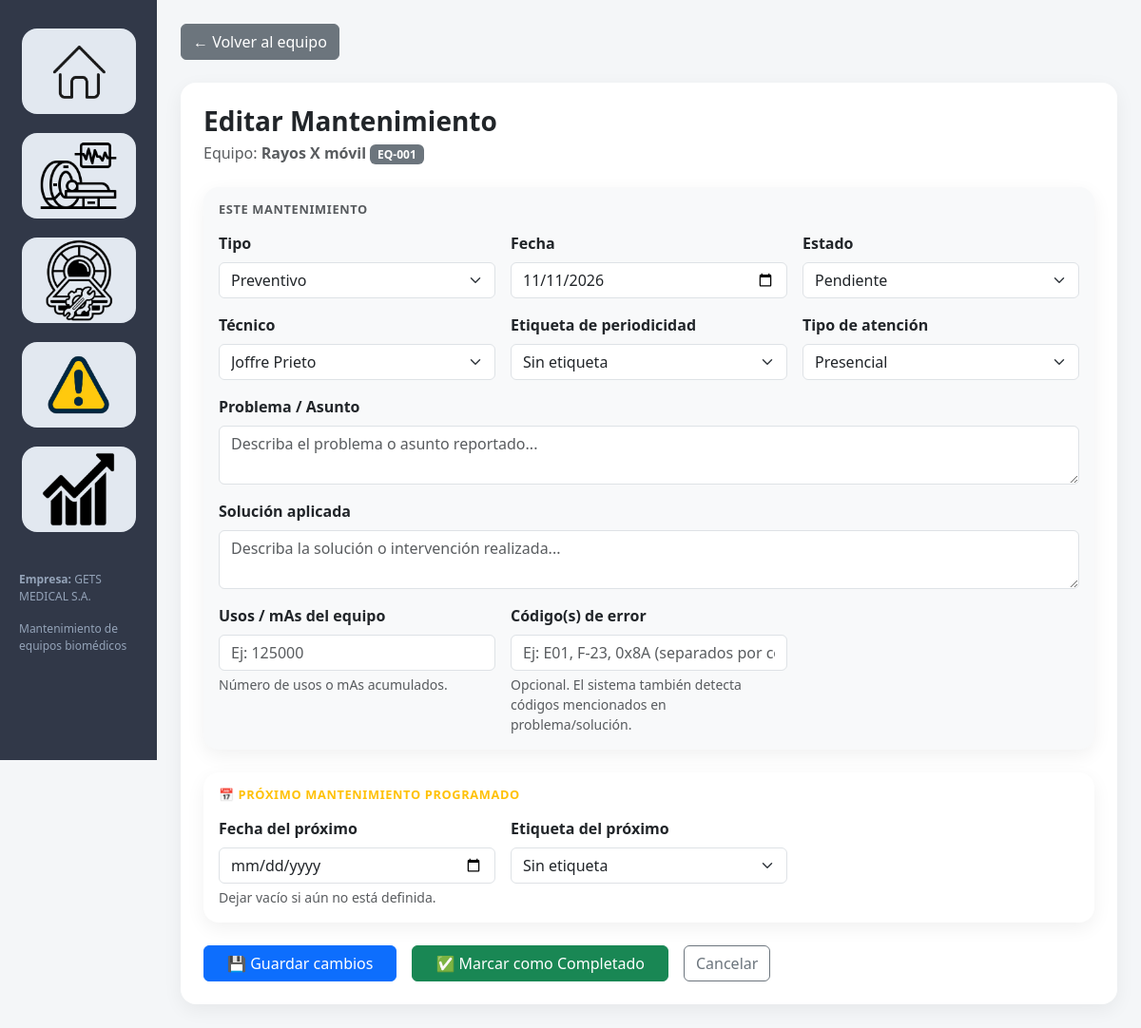
The app's page /mantenimiento/10/editar/, older data.
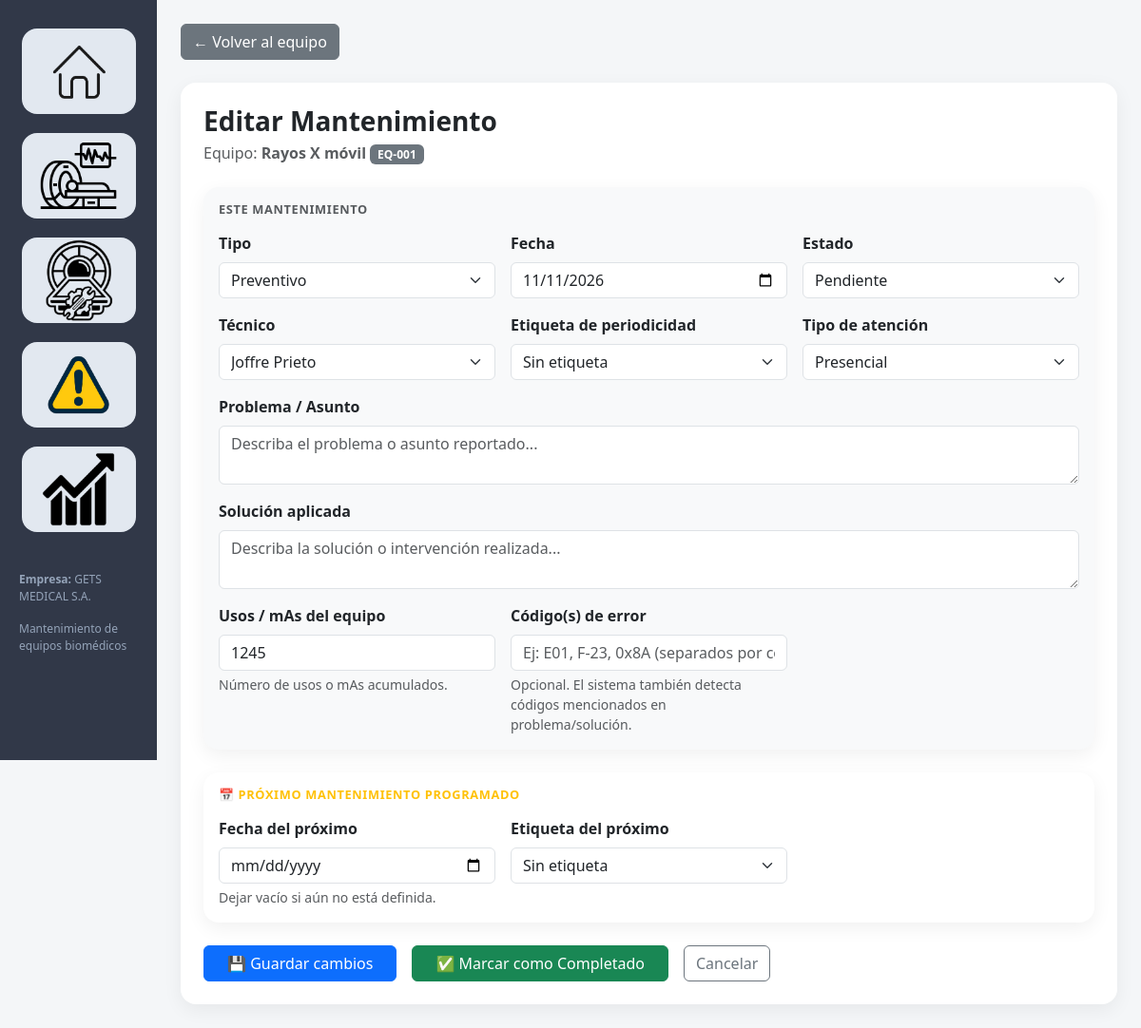
The same page, newer data.
### core/models.py (models this page shows, shortened)
class Mantenimiento(models.Model):
    TIPO_CHOICES = [
        ('preventivo',  'Preventivo'),
        ('correctivo',  'Correctivo'),
        ('predictivo',  'Predictivo'),
        ('otro',        'Otro'),
    ]
    ATENCION_CHOICES = [
        ('presencial', 'Presencial'),
        ('virtual',    'Virtual'),
    ]
    ETIQUETA_CHOICES = [
        ('bimestral',     'Bimestral'),
        ('trimestral',    'Trimestral'),
        ('cuatrimestral', 'Cuatrimestral'),
        ('semestral',     'Semestral'),
        ('anual',         'Anual'),
        ('otro',          'Otro'),
    ]
    programado  = models.BooleanField(
        default=False,
        help_text=(
            'True = mantenimiento programado (periódico, generado por el sistema). '
            'False = no programado (imprevisto o correctivo puntual).'
        )
    )
    serie_programada = models.ForeignKey(
        'self',
        null=True, blank=True,
        on_delete=models.SET_NULL,
        related_name='serie_hijos',
        help_text='Primer mantenimiento de la serie (null si es el primero)'
    )
    equipo      = models.ForeignKey(Equipo, on_delete=models.CASCADE)
    tipo        = models.CharField(max_length=50, choices=TIPO_CHOICES, default='preventivo')
    tipo_otro   = models.CharField(
        max_length=100,
        blank=True,
        null=True,
        help_text='Descripción si tipo es "otro"'
    )
    fecha       = models.DateField()
    tipo_atencion = models.CharField(
        max_length=20,
        choices=ATENCION_CHOICES,
        default='presencial',
        help_text='Modalidad de atención'
    )
    problema    = models.TextField(
        blank=True,
        null=True,
        help_text='Problema o asunto reportado'
    )
    solucion    = models.TextField(
        blank=True,
        null=True,
        help_text='Solución aplicada'
    )
    descripcion = models.TextField(blank=True, null=True)  # Mantenido por compatibilidad
    tecnico     = models.ForeignKey(Tecnico, on_delete=models.SET_NULL, null=True)
    estado      = models.CharField(max_length=50)
    costo       = models.FloatField()
    etiqueta           = models.CharField(
        max_length=20,
        choices=ETIQUETA_CHOICES,
        blank=True,
        null=True,
        help_text='Periodicidad de este mantenimiento'
    )
    etiqueta_otro      = models.CharField(
        max_length=100,
        blank=True,
        null=True,
        help_text='Descripción si etiqueta es "otro"'
    )
    fecha_proximo      = models.DateField(
        blank=True,
        null=True,
        help_text='Fecha programada para el próximo mantenimiento'
    )
    etiqueta_proximo   = models.CharField(
        max_length=20,
        choices=ETIQUETA_CHOICES,
        blank=True,
        null=True,
        help_text='Periodicidad del próximo mantenimiento'
    )
    etiqueta_proximo_otro = models.CharField(
        max_length=100,
        blank=True,
        null=True,
        help_text='Descripción si etiqueta_proximo es "otro"'
    )
    ciudad = models.CharField(
        max_length=100,
        blank=True,
        null=True,
        help_text='Ciudad o lugar donde se realiza el mantenimiento'
    )
    codigo_error = models.CharField(
        max_length=200,
        blank=True,
        null=True,
        help_text=(
            'Código(s) de error reportados por el equipo. '
            'Puede ingresar varios separados por coma. '
            'También se detectan códigos mencionados en problema/solución.'
        )
    )
    class Meta:
        unique_together = (
            'equipo', 'tipo', 'fecha',
            'tecnico', 'estado', 'costo'
        )

class Equipo(models.Model):
    TIPO_CHOICES = [
        ('rayos_x',          'Rayos X'),
        ('tomografo',        'Tomógrafo (CT)'),
        ('resonancia',       'Resonancia Magnética (RM)'),
        ('ultrasonido',      'Ultrasonido / Ecógrafo'),
        ('mamografo',        'Mamógrafo'),
        ('fluoroscopio',     'Fluoroscopio'),
        ('densitometro',     'Densitómetro óseo'),
        ('arco_c',           'Arco en C'),
        ('angiografo',       'Angiógrafo'),
        ('pet_scan',         'PET / PET-CT'),
        ('monitor',          'Monitor de signos vitales'),
        ('ventilador',       'Ventilador mecánico'),
        ('desfibrilador',    'Desfibrilador / DEA'),
        ('electrocardiografo','Electrocardiógraf (ECG)'),
        ('oximetro',         'Oxímetro de pulso'),
        ('bomba_infusion',   'Bomba de infusión'),
        ('incubadora',       'Incubadora neonatal'),
        ('electrobisturi',   'Electrobisturí'),
        ('laser_medico',     'Láser médico'),
        ('arco_quirurgico',  'Arco quirúrgico'),
        ('analizador',       'Analizador / Autoanalizador'),
        ('centrifuga',       'Centrífuga'),
        ('microscopio',      'Microscopio'),
        ('espectrofotometro','Espectrofotómetro'),
        ('autoclave',        'Autoclave / Esterilizador'),
        ('ultrasonido_rehab','Ultrasonido terapéutico'),
        ('electroterapia',   'Electroterapia / TENS'),
        ('laser_rehab',      'Láser terapéutico'),
        ('rayos_x_dental',   'Rayos X dental'),
        ('unidad_dental',    'Unidad odontológica'),
        ('otro',             'Otro'),
    ]
    codigo            = models.CharField(max_length=50, unique=True)
    nombre            = models.CharField(max_length=100)
    tipo              = models.CharField(
                            max_length=50,
                            choices=TIPO_CHOICES,
                            default='otro',
                            help_text='Categoría del equipo biomédico'
                        )
    tipo_otro         = models.CharField(
                            max_length=100,
                            blank=True,
                            null=True,
                            help_text='Especificar si el tipo es "Otro"'
                        )
    marca             = models.CharField(max_length=50)
    modelo            = models.CharField(max_length=50)
    serie             = models.CharField(max_length=50)
    ubicacion         = models.CharField(max_length=100)
    estado            = models.CharField(max_length=50)
    fecha_adquisicion = models.DateField(null=True, blank=True)
    criticidad        = models.CharField(max_length=20)
    usos_mas          = models.PositiveIntegerField(
        null=True,
        blank=True,
        help_text='Número de usos o mAs acumulados del equipo'
    )
    cliente           = models.ForeignKey(
        Cliente,
        on_delete=models.SET_NULL,
        null=True,
        blank=True,
        related_name='equipos',
        help_text='Cliente o institución propietaria del equipo'
    )
    tubo_modelo       = models.CharField(
        max_length=100,
        blank=True,
        null=True,
        help_text='Modelo del tubo de rayos X (dejar vacío si no aplica)'
    )
    tubo_serie        = models.CharField(
        max_length=100,
        blank=True,
        null=True,
        help_text='Número de serie del tubo de rayos X (dejar vacío si no aplica)'
    )
    class Meta:
        verbose_name        = 'Equipo'
        verbose_name_plural = 'Equipos'
        ordering            = ['codigo']

class Tecnico(models.Model):
    nombre = models.CharField(max_length=100)

### core/views.py (the view, shortened to what this page needs)
# urls.py: path('mantenimiento/<int:id>/editar/',          views.editar_mantenimiento,  name='editar_mantenimiento'),
def editar_mantenimiento(request, id):
    mantenimiento = get_object_or_404(Mantenimiento, id=id)
    return render(request, 'editar_mantenimiento.html', {
        'm':       mantenimiento,
        'tecnicos': Tecnico.objects.all(),
        'etiqueta_choices': Mantenimiento.ETIQUETA_CHOICES,
        'tipo_choices': Mantenimiento.TIPO_CHOICES,
        'atencion_choices': Mantenimiento.ATENCION_CHOICES,
    })

### core/templates/editar_mantenimiento.html (shortened to what the changed rows need)
{% extends 'base.html' %}
{% block content %}
<div class="card p-4">
    <p class="text-muted mb-4">
        Equipo: <strong>{{ m.equipo.nombre }}</strong>
        <span class="badge bg-secondary">{{ m.equipo.codigo }}</span>
    </p>
    <form method="post">
        <div class="card bg-light border-0 p-3 mb-4">
            <div class="row g-3">
                <div class="col-md-4">
                    <label class="form-label fw-bold">Tipo</label>
                    <select name="tipo" class="form-select" required
                            onchange="toggleTipoOtro(this.value)">
                        {% for val, label in tipo_choices %}
                        <option value="{{ val }}"
                            {% if m.tipo == val %}selected{% endif %}>
                            {{ label }}
                        </option>
                        {% endfor %}
                    </select>
                </div>
                <div class="col-md-4">
                    <label class="form-label fw-bold">Fecha</label>
                    <input type="date" name="fecha" class="form-control"
                           value="{{ m.fecha|date:'Y-m-d' }}" required>
                </div>
                <div class="col-md-4">
                    <label class="form-label fw-bold">Estado</label>
                    <select name="estado" class="form-select" required>
                        <option value="pendiente"  {% if m.estado == 'pendiente'  %}selected{% endif %}>Pendiente</option>
                    </select>
                </div>
                <div class="col-md-4">
                    <label class="form-label fw-bold">Técnico</label>
                    <select name="tecnico" class="form-select">
                        {% for t in tecnicos %}
                        <option value="{{ t.id }}"
                            {% if m.tecnico and m.tecnico.id == t.id %}selected{% endif %}>
                            {{ t.nombre }}
                        </option>
                        {% endfor %}
                    </select>
                </div>
                <div class="col-md-4">
                    <label class="form-label fw-bold">Tipo de atención</label>
                    <select name="tipo_atencion" class="form-select">
                        {% for val, label in atencion_choices %}
                        <option value="{{ val }}"
                            {% if m.tipo_atencion == val %}selected{% endif %}>
                            {{ label }}
                        </option>
                        {% endfor %}
                    </select>
                </div>
                <div class="col-md-4">
                    <label class="form-label fw-bold">Usos / mAs del equipo</label>
                    <input type="number" name="usos_mas" class="form-control"
                           min="0"
                           value="{{ m.equipo.usos_mas|default:'' }}"
                           placeholder="Ej: 125000">
                    <div class="form-text">Número de usos o mAs acumulados.</div>
                </div>
            </div>
        </div>
    </form>
</div>
{% endblock %}

Row changes from the older to the newer data that the page shows:
changed through a linked row, Mantenimiento "Preventivo": usos_mas (not shown) → "1245"
